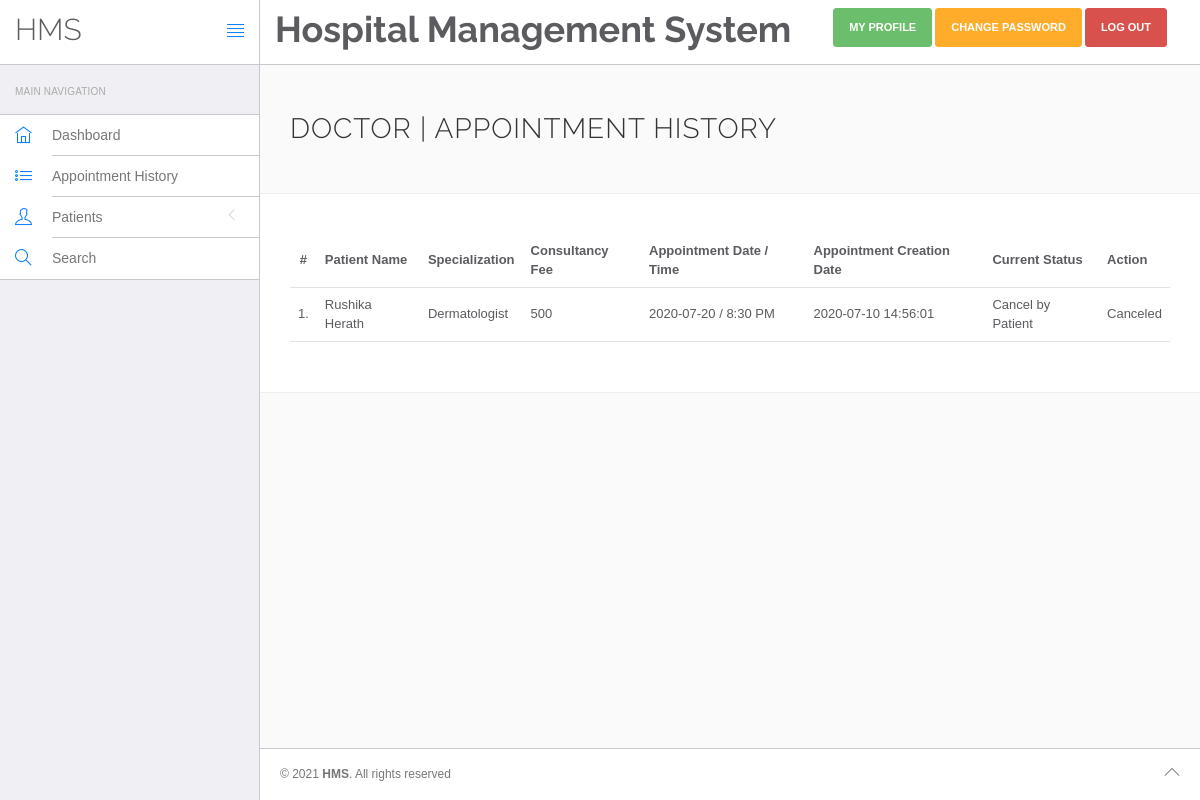
The app's page /hospital/hms/doctor/appointment-history.php (signed in) with its own data.
### tables this page shows
CREATE TABLE `appointment` (
  `id` int(11) NOT NULL,
  `doctorSpecialization` varchar(255) DEFAULT NULL,
  `doctorId` int(11) DEFAULT NULL,
  `userId` int(11) DEFAULT NULL,
  `consultancyFees` int(11) DEFAULT NULL,
  `appointmentDate` varchar(255) DEFAULT NULL,
  `appointmentTime` varchar(255) DEFAULT NULL,
  `postingDate` timestamp NULL DEFAULT current_timestamp(),
  `userStatus` int(11) DEFAULT NULL,
  `doctorStatus` int(11) DEFAULT NULL,
  `updationDate` timestamp NULL DEFAULT NULL ON UPDATE current_timestamp()
);

CREATE TABLE `users` (
  `id` int(11) NOT NULL,
  `fullName` varchar(255) DEFAULT NULL,
  `address` longtext DEFAULT NULL,
  `city` varchar(255) DEFAULT NULL,
  `gender` varchar(255) DEFAULT NULL,
  `email` varchar(255) DEFAULT NULL,
  `password` varchar(255) DEFAULT NULL,
  `regDate` timestamp NULL DEFAULT current_timestamp(),
  `updationDate` timestamp NULL DEFAULT NULL ON UPDATE current_timestamp()
);

### hospital/hms/doctor/appointment-history.php (the view, shortened to what this page needs)
<?php
include('include/config.php');
?>
<!DOCTYPE html>
<html lang="en">
<head>
    <link rel="stylesheet" href="vendor/bootstrap/css/bootstrap.min.css">
    <link rel="stylesheet" href="vendor/fontawesome/css/font-awesome.min.css">
    <link rel="stylesheet" href="vendor/themify-icons/themify-icons.min.css">
    <link href="vendor/animate.css/animate.min.css" rel="stylesheet" media="screen">
    <link href="vendor/perfect-scrollbar/perfect-scrollbar.min.css" rel="stylesheet" media="screen">
    <link href="vendor/switchery/switchery.min.css" rel="stylesheet" media="screen">
    <link href="vendor/bootstrap-touchspin/jquery.bootstrap-touchspin.min.css" rel="stylesheet" media="screen">
    <link href="vendor/select2/select2.min.css" rel="stylesheet" media="screen">
    <link href="vendor/bootstrap-datepicker/bootstrap-datepicker3.standalone.min.css" rel="stylesheet" media="screen">
    <link href="vendor/bootstrap-timepicker/bootstrap-timepicker.min.css" rel="stylesheet" media="screen">
    <link rel="stylesheet" href="assets/css/styles.css">
    <link rel="stylesheet" href="assets/css/plugins.css">
    <link rel="stylesheet" href="assets/css/themes/theme-1.css" id="skin_color" />
</head>
<body>
    <div id="app">
        <?php include('include/sidebar.php');?>
        <div class="app-content">
            <?php include('include/header.php');?>
            <div class="main-content">
                <div class="wrap-content container" id="container">
                    <section id="page-title">
                        <div class="row">
                            <div class="col-sm-8">
                                <h1 class="mainTitle">Doctor | Appointment History</h1>
                            </div>
                        </div>
                    </section>
                    <div class="container-fluid container-fullw bg-white">
                        <div class="row">
                            <div class="col-md-12">
                                <table class="table table-hover" id="sample-table-1">
                                    <thead>
                                        <tr>
                                            <th class="center">#</th>
                                            <th class="hidden-xs">Patient Name</th>
                                            <th>Specialization</th>
                                            <th>Consultancy Fee</th>
                                            <th>Appointment Date / Time </th>
                                            <th>Appointment Creation Date </th>
                                            <th>Current Status</th>
                                            <th>Action</th>
                                        </tr>
                                    </thead>
                                    <tbody>
                                        <?php
$sql=mysqli_query($con,"select users.fullName as fname,appointment.*  from appointment join users on users.id=appointment.userId where appointment.doctorId='".$_SESSION['id']."'");
$cnt=1;
while($row=mysqli_fetch_array($sql))
{
?>
                                        <tr>
                                            <td class="center"><?php echo $cnt;?>.</td>
                                            <td class="hidden-xs"><?php echo $row['fname'];?></td>
                                            <td><?php echo $row['doctorSpecialization'];?></td>
                                            <td><?php echo $row['consultancyFees'];?></td>
                                            <td><?php echo $row['appointmentDate'];?> / <?php echo
												 $row['appointmentTime'];?>
                                            </td>
                                            <td><?php echo $row['postingDate'];?></td>
                                            <td>
                                                <?php if(($row['userStatus']==1) && ($row['doctorStatus']==1))
if(($row['userStatus']==0) && ($row['doctorStatus']==1))
{
	echo "Cancel by Patient";
}
												?></td>
                                            <td>
                                                <div class="visible-md visible-lg hidden-sm hidden-xs">
                                                    <?php if(($row['userStatus']==1) && ($row['doctorStatus']==1))
{ ?>
                                                    <a href="appointment-history.php?id=<?php echo $row['id']?>&cancel=update"
                                                        onClick="return confirm('Are you sure you want to cancel this appointment ?')"
                                                        class="btn btn-transparent btn-xs tooltips"
                                                        title="Cancel Appointment" tooltip-placement="top"
                                                        tooltip="Remove">Cancel</a>
                                                    <?php } else {
		echo "Canceled";
		} ?>
                                                </div>
                                            </td>
                                        </tr>
                                        <?php
$cnt=$cnt+1;
											 }?>
                                    </tbody>
                                </table>
                            </div>
                        </div>
                    </div>
                </div>
            </div>
        </div>
        <?php include('include/footer.php');?>
    </div>
</body>
</html>

### hospital/hms/doctor/assets/css/themes/theme-1.css (style rules this page uses)
body { background: #FAFAFA; }

### records on screen
appointment: userId.fullName "Rushika Herath", doctorSpecialization "Dermatologist", consultancyFees "500", appointmentDate "2020-07-20", appointmentTime "8:30 PM", postingDate "2020-07-10 14:56:01", userStatus "Cancel by Patient"
